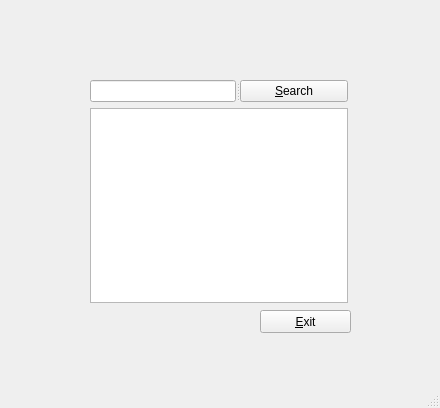
<?xml version="1.0" encoding="UTF-8"?>
<ui version="4.0">
 <class>MainWindow</class>
 <widget class="QMainWindow" name="MainWindow">
  <property name="enabled">
   <bool>true</bool>
  </property>
  <property name="geometry">
   <rect>
    <x>0</x>
    <y>0</y>
    <width>440</width>
    <height>408</height>
   </rect>
  </property>
  <property name="windowTitle">
   <string>Window Sample</string>
  </property>
  <widget class="QWidget" name="centralwidget">
   <widget class="QPushButton" name="ExitButton">
    <property name="geometry">
     <rect>
      <x>260</x>
      <y>310</y>
      <width>91</width>
      <height>23</height>
     </rect>
    </property>
    <property name="text">
     <string>&amp;Exit</string>
    </property>
   </widget>
   <widget class="QWidget" name="">
    <property name="geometry">
     <rect>
      <x>90</x>
      <y>80</y>
      <width>258</width>
      <height>223</height>
     </rect>
    </property>
    <layout class="QVBoxLayout" name="verticalLayout">
     <item>
      <widget class="QSplitter" name="splitter">
       <property name="orientation">
        <enum>Qt::Horizontal</enum>
       </property>
       <widget class="QLineEdit" name="InputWords"/>
       <widget class="QPushButton" name="SearchButton">
        <property name="text">
         <string>&amp;Search</string>
        </property>
       </widget>
      </widget>
     </item>
     <item>
      <widget class="QTextEdit" name="textEdit"/>
     </item>
    </layout>
   </widget>
  </widget>
  <widget class="QMenuBar" name="menubar">
   <property name="geometry">
    <rect>
     <x>0</x>
     <y>0</y>
     <width>440</width>
     <height>23</height>
    </rect>
   </property>
  </widget>
  <widget class="QStatusBar" name="statusbar"/>
 </widget>
 <tabstops>
  <tabstop>InputWords</tabstop>
  <tabstop>SearchButton</tabstop>
  <tabstop>textEdit</tabstop>
 </tabstops>
 <resources/>
 <connections>
  <connection>
   <sender>ExitButton</sender>
   <signal>clicked()</signal>
   <receiver>MainWindow</receiver>
   <slot>close()</slot>
   <hints>
    <hint type="sourcelabel">
     <x>304</x>
     <y>350</y>
    </hint>
    <hint type="destinationlabel">
     <x>304</x>
     <y>373</y>
    </hint>
   </hints>
  </connection>
 </connections>
</ui>
